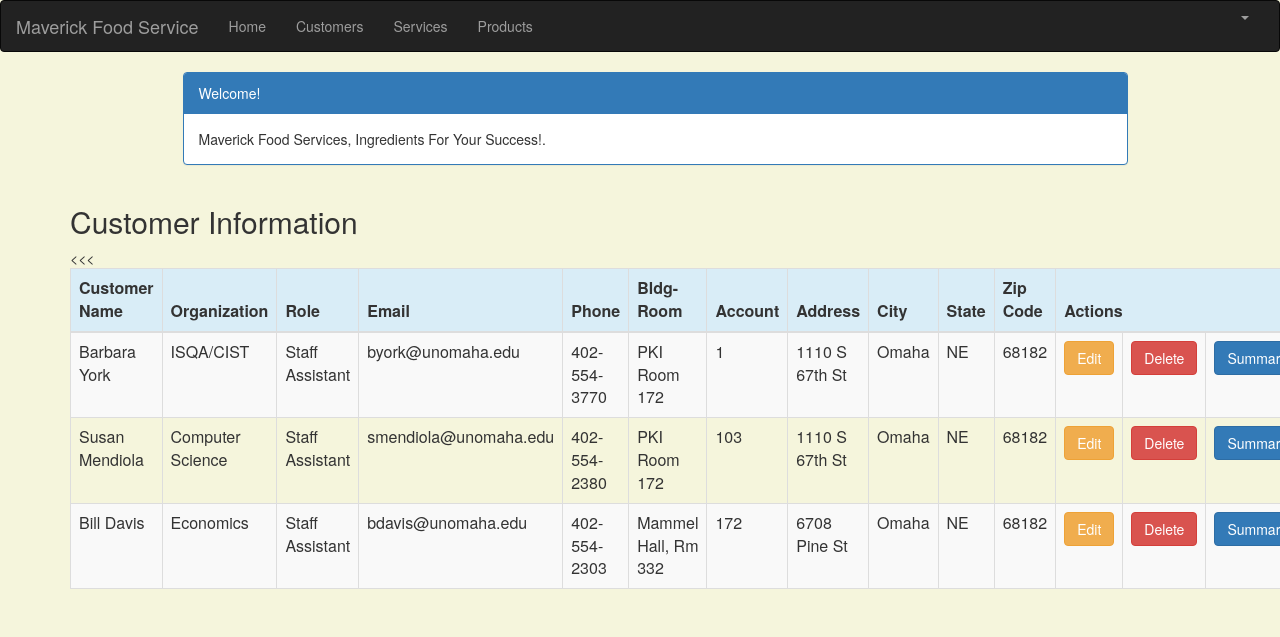
Before: /customer_list (signed in) with the older database file.
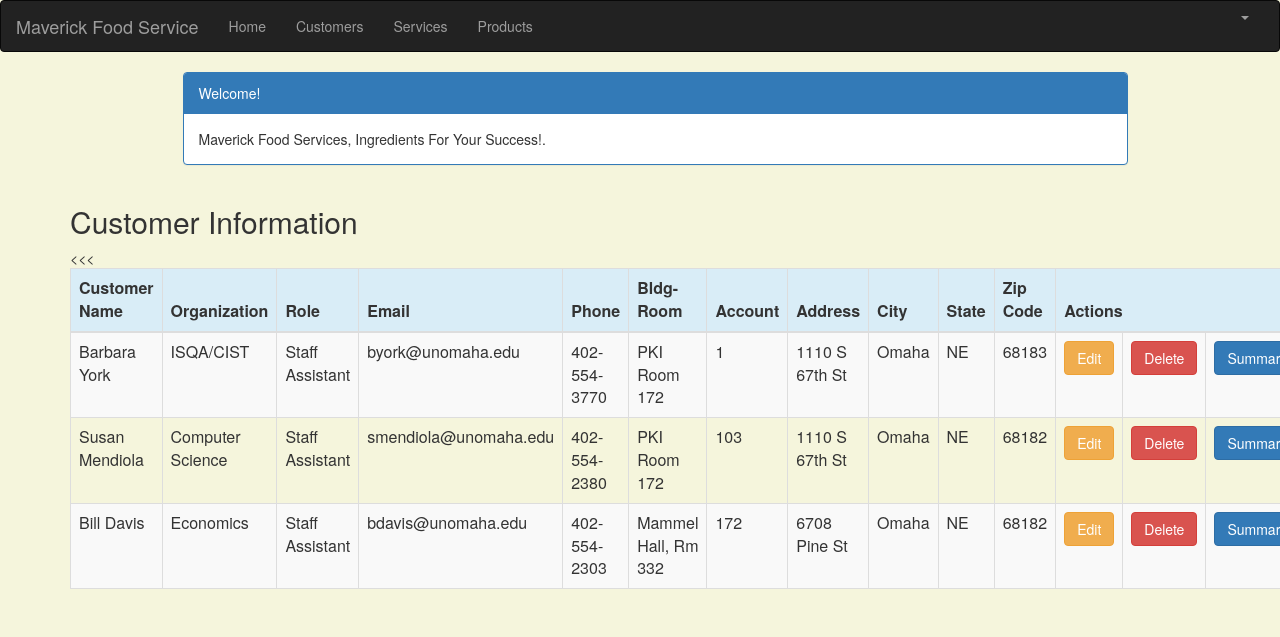
After: the same page with the newer database file.
### crm/models.py (models this page shows, shortened)
class Customer(models.Model):
    cust_name = models.CharField(max_length=50)
    organization = models.CharField(max_length=100, blank=True)
    role = models.CharField(max_length=100)
    email = models.EmailField(max_length=100)
    bldgroom = models.CharField(max_length=100)
    address = models.CharField(max_length=200)
    account_number = models.IntegerField(blank=False, null=False)
    city = models.CharField(max_length=50)
    state = models.CharField(max_length=50)
    zipcode = models.CharField(max_length=10)
    phone_number = models.CharField(max_length=50)
    created_date = models.DateTimeField(
        default=timezone.now)
    updated_date = models.DateTimeField(auto_now_add=True)

### crm/views.py (the view)
# urls.py: path('customer_list', views.customer_list, name='customer_list'),
@login_required
def customer_list(request):
    customer = Customer.objects.filter(created_date__lte=timezone.now())
    return render(request, 'crm/customer_list.html',
                 {'customers': customer})

### crm/templates/crm/customer_list.html (shortened to what this page needs)
{% extends 'crm/base.html' %}
{% block content %}
    <html>
    <head>
        <link rel="stylesheet" href="https://maxcdn.bootstrapcdn.com/bootstrap/3.3.4/css/bootstrap.min.css">
    </head>
    <body>
    <div class="container">
        <div class="row">
            <div class="col-md-10 col-md-offset-1">
                <div class="panel panel-primary">
                    <div class="panel-heading">Welcome!</div>
                    <div class="panel-body">
                        Maverick Food Services, Ingredients For Your Success!.
                    </div>
                </div>
            </div>
        </div>
    </div>
    <div class="row">
        <h2 style="padding-left: 15Px">Customer Information</h2>
    </div>
    <div>
        <table class="table table-striped table-bordered table-hover" style="width:1300px;">
            <thead>
            <tr class="bg-info">
                <th>Customer Name</th>
                <th>Organization</th>
                <th>Role</th>
                <th>Email</th>
                <th>Phone</th>
                <th>Bldg-Room</th>
                <th>Account</th>
                <th>Address</th>
                <th>City</th>
                <th>State</th>
                <th>Zip Code</th>
                <th colspan="3">Actions</th>
            </tr>
            </thead>
            <tbody>
            {% for customer in customers %}
                <tr>
                    <td>{{ customer.cust_name }}</td>
                    <td>{{ customer.organization }}</td>
                    <td>{{ customer.role }}</td>
                    <td>{{ customer.email }}</td>
                    <td>{{ customer.phone_number }}</td>
                    <td>{{ customer.bldgroom }}</td>
                    <td>{{ customer.account_number }}</td>
                    <td>{{ customer.address }}</td>
                    <td>{{ customer.city }}</td>
                    <td>{{ customer.state }}</td>
                    <td>{{ customer.zipcode }}</td>
                    <td><a href="{% url 'crm:customer_edit' pk=customer.pk %}" class="btn btn-warning">Edit</a></td>
                    <td><a href="{% url 'crm:customer_delete' pk=customer.pk %}"
                           onclick="return confirm('Are you sure you want to delete?')"
                           class="btn btn-danger">Delete</a>
                    </td>
                    <<td><a href="{% url 'crm:summary' pk=customer.pk %}"
                           class="btn btn-primary">Summary</a>
                </tr>
            {% endfor %}
            </tbody>
        </table>
    </div>
    </body>
    </html>
{% endblock %}

Changed rows visible on the page:
changed Customer "Barbara York": zipcode "68182" → "68183"
